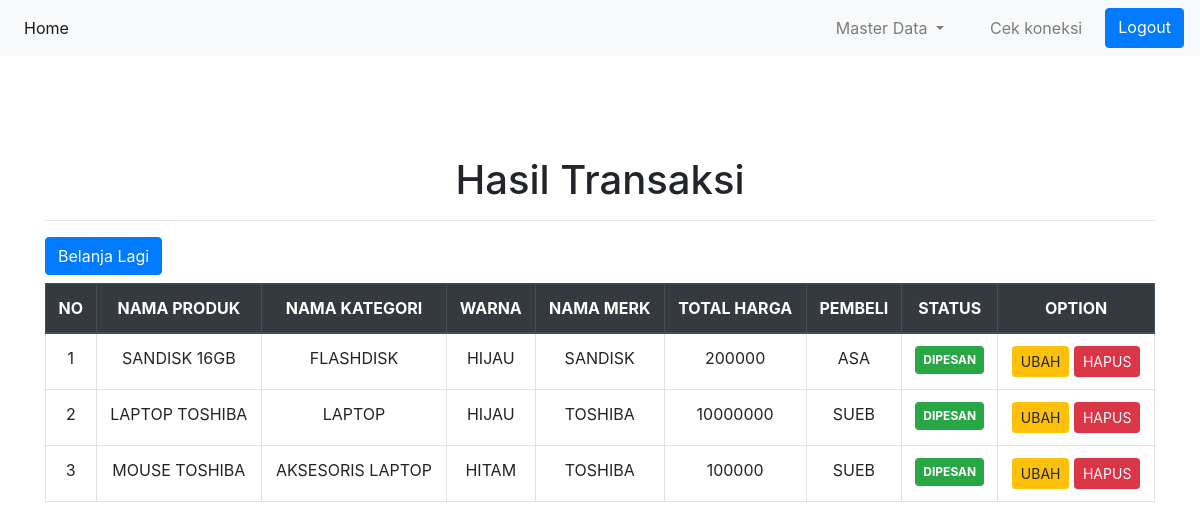
The app's page /views/beli/index.php with its own data.
### tables this page shows
CREATE TABLE `beli` (
  `id_beli` int(11) NOT NULL,
  `nama_produk` varchar(100) NOT NULL,
  `id_kategori` int(11) NOT NULL,
  `warna` varchar(100) NOT NULL,
  `id_merk` int(11) NOT NULL,
  `total_harga` varchar(100) NOT NULL,
  `pembeli` varchar(100) NOT NULL
);

CREATE TABLE `kategori_produk` (
  `id_kategori` int(15) NOT NULL,
  `nama_kategori` varchar(255) NOT NULL
);

CREATE TABLE `merk` (
  `id_merk` int(15) NOT NULL,
  `nama_merk` varchar(255) NOT NULL
);

### views/beli/index.php (the view, shortened to what this page needs)
<!DOCTYPE html>
<html>
<head>
	<link rel="stylesheet" type="text/css" href="../../assets/css/bootstrap.css">
</head>
<body>
	<nav class="navbar navbar-expand-lg navbar-light bg-light">
		<div class="collapse navbar-collapse" id="navbarSupportedContent">
			<ul class="navbar-nav mr-auto">
				<li class="nav-item active">
					<a class="nav-link" href="../../index.php">Home <span class="sr-only">(current)</span></a>
				</li>
			</ul>
			<form class="form-inline my-2 my-lg-0">
				<ul class="navbar-nav mr-auto">
					<li class="nav-item dropdown" style="padding-right: 30px;" >
						<a class="nav-link dropdown-toggle" href="#" id="navbarDropdown" role="button" data-toggle="dropdown" aria-haspopup="true" aria-expanded="false">
							Master Data
						</a>
					</li>
					<li class="nav-item" style="padding-right: 15px;">
						<a class="nav-link" href="../../controller/koneksi.php">Cek koneksi</a>
					</li>
					<a class="btn btn-primary" href="../../controller/pelanggan/logout.php">Logout</a>
				</ul>
			</form>
		</div>
	</nav>
	<div class="container" style="margin-top: 100px;">
		<h1 class="text-center">Hasil Transaksi</h1>
		<hr>
		<a href="../../index.php" class="btn btn-primary mb-2 text-right">Belanja Lagi</a>
		<table class="table table-bordered table-hover text-uppercase text-center">
			<thead class="thead-dark">
				<tr>
					<th>no</th>
					<th>Nama Produk</th>
					<th>Nama Kategori</th>
					<th>Warna</th>
					<th>Nama Merk</th>
					<th>Total Harga</th>
					<th>Pembeli</th>
					<th>Status</th>
					<th>Option</th>
				</tr>
			</thead>
			<tbody>
				<?php
				include '../../controller/koneksi.php';
				$query = "SELECT id_beli, nama_produk, warna, total_harga, pembeli, merk.nama_merk, kategori_produk.nama_kategori, merk.id_merk, kategori_produk.id_kategori FROM beli
					INNER JOIN merk ON beli.id_merk = merk.id_merk
					INNER JOIN kategori_produk ON beli.id_kategori = kategori_produk.id_kategori";
				$result = mysqli_query($koneksi, $query);
				$no = 1;
				foreach ($result as $value) { ?>
					<tr>
						<td><?= $no++; ?></td>
						<td><?= $value['nama_produk'] ?></td>
						<td><?= $value['nama_kategori'] ?></td>
						<td><?= $value['warna'] ?></td>
						<td><?= $value['nama_merk'] ?></td>
						<td><?= $value['total_harga'] ?></td>
						<td><?= $value['pembeli'] ?></td>
						<td><div class="badge badge-success p-2">Dipesan</div></td>
						<td>
							<a href="editpsn.php?id_beli=<?= $value['id_beli'] ?>" class="btn btn-warning btn-sm">Ubah</a>
							<a href="delete.php?id_beli=<?= $value['id_beli'] ?>" class="btn btn-danger btn-sm">Hapus</a>
						</td>
					</tr>
				<?php } ?>
			</tbody>
		</table>
	</body>
	</html>

### records on screen
beli: nama_produk "SANDISK 16GB", id_kategori.nama_kategori "FLASHDISK", warna "HIJAU", id_merk.nama_merk "SANDISK", total_harga "200000", pembeli "ASA"
beli: nama_produk "LAPTOP TOSHIBA", id_kategori.nama_kategori "LAPTOP", warna "HIJAU", id_merk.nama_merk "TOSHIBA", total_harga "10000000", pembeli "SUEB"
beli: nama_produk "MOUSE TOSHIBA", id_kategori.nama_kategori "AKSESORIS LAPTOP", warna "HITAM", id_merk.nama_merk "TOSHIBA", total_harga "100000", pembeli "SUEB"
